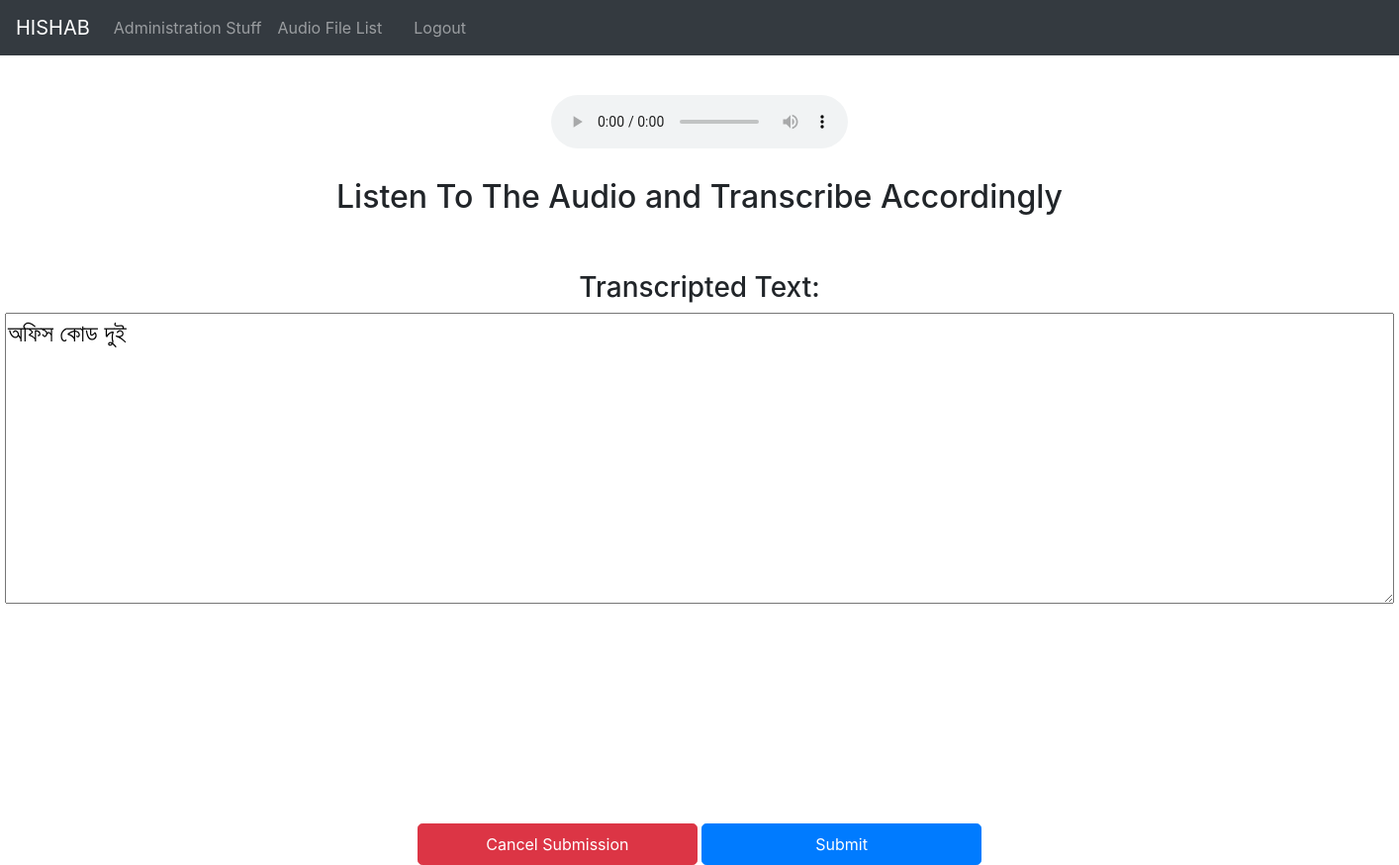
The page /transcribe/2 (signed in) on the database as committed earlier.
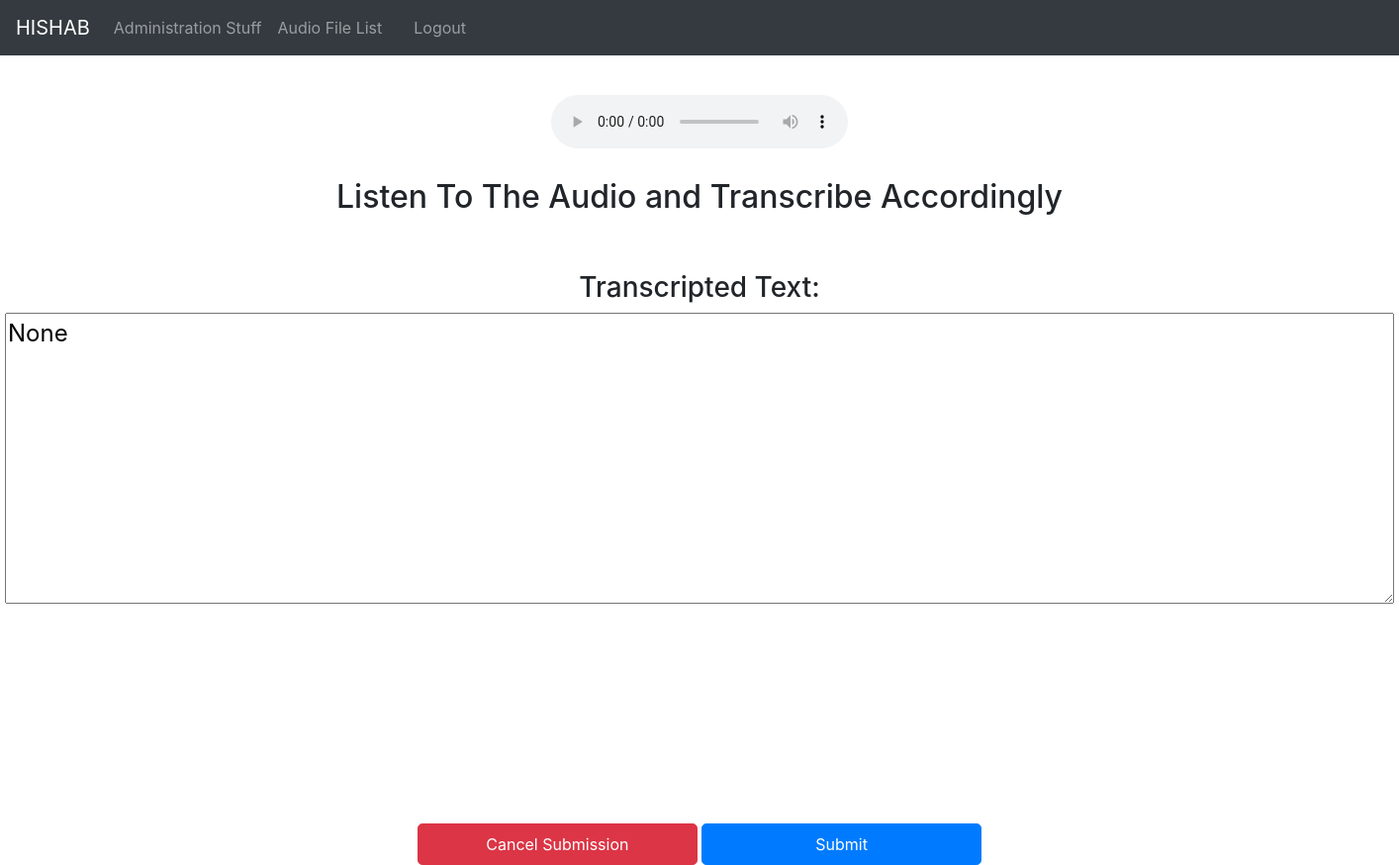
The same page on the database as committed later.
### myapp/models.py (models this page shows, shortened)
class TransWalk(models.Model):
    ASRid = models.AutoField(primary_key=True)
    Audio_File_Link = models.CharField(max_length=200, help_text='Audio Links', null=True, blank=True)
    audio_duration = models.BigIntegerField(blank=True, null=True)
    ASR_text = models.TextField(help_text='ASR Output', null=True, blank=True)
    Transcripted_Text = models.TextField(help_text='Most Recent Transcripted Text', null=True, blank=True)
    IsOpenFlag = models.BooleanField(default=False, null=True, blank=True)
    Updated_At = models.DateTimeField(auto_now_add=True, null=True, blank=True)
    Trans_Counter = models.IntegerField(default=0, null=True, blank=True)
    Transcribers_Checked = models.CharField(max_length=200, help_text='Usernames of the transcribers Who checked the specific audio', null=True, blank=True)
    click_timestamp = models.DateTimeField(auto_now_add=True, null=True, blank=True)
    caller_phone_number = models.CharField(max_length=15, help_text='Caller Phone Nyumber', null=True, blank=True)

### myapp/views.py (the view, shortened to what this page needs)
# urls.py: path('transcribe/<transwalk_ASRid>', views.labeltool, name='transcribe'),
def labeltool(request, transwalk_ASRid):
    if request.user.is_authenticated:
        item = TransWalk.objects.get(pk=transwalk_ASRid)
        if request.method == 'POST' and item.IsOpenFlag == False:
            messages.error(request, "Session Expired !!!")
            return redirect("list")
        if request.method != 'POST':
            item.click_timestamp = datetime.now()
        global test_counter
        print("Test counter value is " + str(test_counter))
        if  request.method != 'POST' and item.IsOpenFlag == True:
            messages.info(request, "File Already In Progress")
            return redirect("list")
        elif request.method != 'POST' and item.Trans_Counter == test_counter:
            messages.info(request, "File Already Submitted")
            return redirect("list")
        elif item.IsOpenFlag == False:
            item.IsOpenFlag = True
        audiolink = item.Audio_File_Link
        text_output = item.Transcripted_Text
        item.save()
        submitbutton = "None"
        context = {
                        'submitbutton': submitbutton,
                        'audiolink' : audiolink,
                        'text_output' : text_output
                  }
        return render(request, 'createpost.html', context)
    else:
        return redirect("login")

### templates/createpost.html (shortened to what this page needs)
{% extends 'base.html' %}
{% block contents %}
    <div align="center">
        <br><br><br><br>
        <audio controls controlsList="nodownload">
          <source src="http://{{audiolink}}" type="audio/wav">
        </audio>
        <br><br>
    </div>
    <div align="center">
        <h2>Listen To The Audio and Transcribe Accordingly</h2>
    </div>
    <div align="center">
        <form action="" method="POST">
            </br></br><h3>Transcripted Text:</h3>
            <textarea cols="90" rows="8" name="text_update" style="font-size: 18pt" value=  '{% if submitbutton == "Submit" %}{{text_update}}{% endif %}' >{{text_output}}</textarea><br><br><br><br><br><br><br><br><br><br>
            <div align="center">
                <button align="left" type="Submit" style="font-size : 100%; width: 20%; height: 60%;" name="Submission_Cancelled" class="btn btn-danger btn-lg">Cancel Submission</button>
                <button align="right" type="Submit" style="font-size : 100%; width: 20%; height: 60%;" id="submitbut" name="Submitted" class="btn btn-primary btn-lg">Submit</button>
            </div>
        </form>
    </div>
{% endblock %}

Rows that differ between the two databases and show on the page:
no longer on this page (row edited): TransWalk: text_update "অফিস কোড দুই"
Other text that changed with them:
form field text_update: (not shown) → "None"
